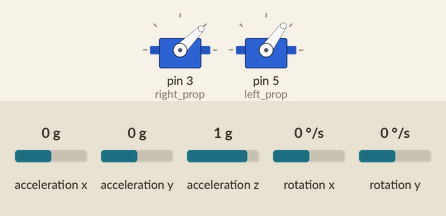
Bench run of a sketch on a simulated Arduino Uno, built with avr-gcc and run on an emulated ATmega328P. Shown: 2 × servo. Wiring (inferred from the names in the program): MPU-6050 motion sensor at I2C address 0x68. Inputs (shaded band) come from the test bench; at power-on: acceleration x 0 g, acceleration y 0 g, acceleration z 1 g, rotation x 0 °/s, rotation y 0 °/s. What the sketch prints to the serial monitor is not drawn.

Above: at 2.1 s.
Timing chart, 0 to 3.6 s (numbered marks = the images above):
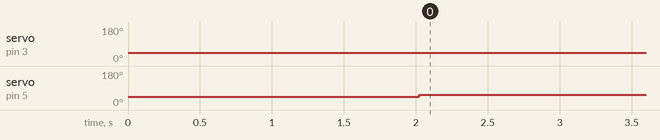

Measured:
- by itself, servo on pin 3 (right_prop): 44° → 45° at 2.0 s
- by itself, servo on pin 5 (left_prop): 44° → 54° at 2.0 s

The sketch:

sketch_aug28a.ino
```cpp
#include <Wire.h>
#include <Servo.h>


Servo right_prop;
Servo left_prop;

/*MPU-6050 gives you 16 bits data so you have to create some 16int constants
 * to store the data for accelerations and gyro*/

int16_t Acc_rawX=0, Acc_rawY=0, Acc_rawZ=0,Gyr_rawX=0, Gyr_rawY=0, Gyr_rawZ=0;


float Acceleration_angle[2];
float Gyro_angle[2];
float Total_angle[2];


//
float elapsedTime, time, timePrev;
// int i;
float rad_to_deg = 180/3.141592654;

float PID, pwmLeft, pwmRight, error=0, previous_error;
float pid_p=0;
float pid_i=0;
float pid_d=0;
/////////////////PID CONSTANTS/////////////////
double kp=1;//3.55
double ki=0.5;//0.003
double kd=1.5;//2.05
///////////////////////////////////////////////

double throttle=1100; //initial value of throttle to the motors
float desired_angle = 0; //This is the angle in which we whant the
                         //balance to stay steady


void setup() {
  Wire.begin(); //begin the wire comunication
  Wire.beginTransmission(0x68);
  Wire.write(0x6B);
  Wire.write(0);
  Wire.endTransmission(true);
  Serial.begin(9600);
  right_prop.attach(3); //attatch the right motor to pin 3
  left_prop.attach(5);  //attatch the left motor to pin 5

  time = millis(); //Start counting time in milliseconds


  /*In order to start up the ESCs we have to send a min value
   * of PWM to them before connecting the battery. Otherwise
   * the ESCs won't start up or enter in the configure mode.
   * The min value is 1000us and max is 2000us,  REMEMBER!*/
  left_prop.writeMicroseconds(1000);
  right_prop.writeMicroseconds(1000);
  delay(2000); /*Give some delay, 7s, to have time to connect
                the propellers and let everything start up*/
}//end of setup void


void loop() {
 Serial.println("done") ;
  float sumAccX = 0, sumAccY = 0, sumAccZ = 0;
  float sumGyrX = 0, sumGyrY = 0;


/////////////////////////////I M U/////////////////////////////////////
    timePrev = time;  // the previous time is stored before the actual time read
    time = millis();  // actual time read
    elapsedTime = (time - timePrev) / 1000;

  /*The tiemStep is the time that elapsed since the previous loop.
   * This is the value that we will use in the formulas as "elapsedTime"
   * in seconds. We work in ms so we haveto divide the value by 1000
   to obtain seconds*/

  /*Reed the values that the accelerometre gives.
   * We know that the slave adress for this IMU is 0x68 in
   * hexadecimal. For that in the RequestFrom and the
   * begin functions we have to put this value.*/

     for(int i=0;i<2;i++){

     Wire.beginTransmission(0x68);
     Wire.write(0x3B); //Ask for the 0x3B register- correspond to AcX
     Wire.endTransmission(false);
     Wire.requestFrom(0x68,6,true);

   /*We have asked for the 0x3B register. The IMU will send a brust of register.
    * The amount of register to read is specify in the requestFrom function.
    * In this case we request 6 registers. Each value of acceleration is made out of
    * two 8bits registers, low values and high values. For that we request the 6 of them
    * and just make then sum of each pair. For that we shift to the left the high values
    * register (<<) and make an or (|) operation to add the low values.*/

     Acc_rawX=Wire.read()<<8|Wire.read(); //each value needs two registres
     Acc_rawY=Wire.read()<<8|Wire.read();
     Acc_rawZ=Wire.read()<<8|Wire.read();
    //  wire.read();


     Wire.beginTransmission(0x68);
   Wire.write(0x43); //Gyro data first adress
   Wire.endTransmission(false);
   Wire.requestFrom(0x68,4,true); //Just 4 registers

   Gyr_rawX=Wire.read()<<8|Wire.read(); //Once again we shif and sum
   Gyr_rawY=Wire.read()<<8|Wire.read();
  //  wire.read();

     sumAccX += Acc_rawX;
    sumAccY += Acc_rawY;
    sumAccZ += Acc_rawZ;
    sumGyrX += Gyr_rawX;
    sumGyrY += Gyr_rawY;

    delay(10) ;
}

// float avgAccX = sumAccX / 10.0;
//   float avgAccY = sumAccY / 10.0;
//   float avgAccZ = sumAccZ / 10.0;
//   float avgGyrX = sumGyrX / 10.0;
//   float avgGyrY = sumGyrY / 10.0;

 Acc_rawY = sumAccY / 2.0;
 Acc_rawX = sumAccX / 2.0;
Acc_rawZ = sumAccZ /  2.0;
Gyr_rawY = sumGyrY /  2.0;
Gyr_rawX = sumGyrX /  2.0;


    /*///This is the part where you need to calculate the angles using Euler equations///*/

    /* - Now, to obtain the values of acceleration in "g" units we first have to divide the raw
     * values that we have just read by 16384.0 because that is the value that the MPU6050
     * datasheet gives us.*/
    /* - Next we have to calculate the radian to degree value by dividing 180º by the PI number
    * which is 3.141592654 and store this value in the rad_to_deg variable. In order to not have
    * to calculate this value in each loop we have done that just once before the setup void.
    */

    /* Now we can apply the Euler formula. The atan will calculate the arctangent. The
     *  pow(a,b) will elevate the a value to the b power. And finnaly sqrt function
     *  will calculate the rooth square.*/
     /*---X---*/
    //  Acceleration_angle[0] = atan((avgAccY/16384.0)/sqrt(pow((avgAccX/16384.0),2) + pow((avgAccZ/16384.0),2)))*rad_to_deg;
    Acceleration_angle[0] = atan((Acc_rawY/16384.0)/sqrt(pow((Acc_rawX/16384.0),2) + pow((Acc_rawZ/16384.0),2)))*rad_to_deg;

     /*---Y---*/
    //  Acceleration_angle[1] = atan(-1*(avgAccX/16384.0)/sqrt(pow((avgAccY/16384.0),2) + pow((avgAccZ/16384.0),2)))*rad_to_deg;
  Acceleration_angle[1] = atan(-1*(Acc_rawX/16384.0)/sqrt(pow((Acc_rawY/16384.0),2) + pow((Acc_rawZ/16384.0),2)))*rad_to_deg;

   /*Now we read the Gyro data in the same way as the Acc data. The adress for the
    * gyro data starts at 0x43. We can see this adresses if we look at the register map
    * of the MPU6050. In this case we request just 4 values. W don¡t want the gyro for
    * the Z axis (YAW).*/

  //  Wire.beginTransmission(0x68);
  //  Wire.write(0x43); //Gyro data first adress
  //  Wire.endTransmission(false);
  //  Wire.requestFrom(0x68,4,true); //Just 4 registers

  //  Gyr_rawX+=Wire.read()<<8|Wire.read(); //Once again we shif and sum
  //  Gyr_rawY+=Wire.read()<<8|Wire.read();
  //  Serial.print("done") ;

   /*Now in order to obtain the gyro data in degrees/seconda we have to divide first
   the raw value by 131 because that's the value that the datasheet gives us*/

   /*---X---*/
   Gyro_angle[0] = Gyr_rawX/131.0;
   /*---Y---*/
   Gyro_angle[1] = Gyr_rawY/131.0;

   /*Now in order to obtain degrees we have to multiply the degree/seconds
   *value by the elapsedTime.*/
   /*Finnaly we can apply the final filter where we add the acceleration
   *part that afects the angles and ofcourse multiply by 0.98 */

   /*---X axis angle---*/
   Total_angle[0] = 0.98 *(Total_angle[0] + Gyro_angle[0]*elapsedTime) + 0.02*Acceleration_angle[0];
   /*---Y axis angle---*/
   Total_angle[1] = 0.02 *( Gyro_angle[1]) + 0.98*Acceleration_angle[1];


   //Now we have our angles in degree and values from -10º0 to 100º aprox/

    // Serial.println(Total_angle[1]/);


/*///////////////////////////P I D///////////////////////////////////*/
/*Remember that for the balance we will use just one axis. I've choose the x angle
to implement the PID with. That means that the x axis of the IMU has to be paralel to
the balance*/

/*First calculate the error between the desired angle and
the real measured angle/

error = Total_angle[1] - desired_angle;
// Serial.print("after averaging 10    ") ;
// Serial.println(error) ;
// Serial.println(Gyro_angle[1]) ;
Serial.println(Acceleration_angle[1]) ;
Serial.println(pid_d) ;
/*Next the proportional value of the PID is just a proportional constant
multiplied by the error/

pid_p = kp*error;

/*The integral part should only act if we are close to the
desired position but we want to fine tune the error. That's
why I've made a if operation for an error between -3 and 3 degree.
To integrate we just sum the previous integral value with the
error multiplied by  the integral constant. This will integrate (increase)
the value each loop till we reach the 0 point*/
if(-6 <error <6)
{
  pid_i = pid_i+(ki*error);
}

/*The last part is the derivate. The derivate acts upon the speed of the error.
As we know the speed is the amount of error that produced in a certain amount of
time divided by that time. For taht we will use a variable called previous_error.
We substract that value from the actual error and divide all by the elapsed time.
Finnaly we multiply the result by the derivate constant*/

pid_d = kd*((error - previous_error)/elapsedTime);

//The final PID values is the sum of each of this 3 parts/
PID = pid_p + pid_i + pid_d;

/*We know taht the min value of PWM signal is 1000us and the max is 2000. So that
tells us that the PID value can/s oscilate more than -1000 and 1000 because when we
have a value of 2000us the maximum value taht we could sybstract is 1000 and when
we have a value of 1000us for the PWM sihnal, the maximum value that we could add is 1000
to reach the maximum 2000us*/
if(PID < -1000)
{
  PID=-1000;
}
if(PID > 1000)
{
  PID=1000;
}

//Finnaly we calculate the PWM width. We sum the desired throttle and the PID value/
pwmLeft = throttle + PID;
pwmRight = throttle - PID;


/*Once again we map the PWM values to be sure that we won't pass the min
and max values. Yes, we've already maped the PID values. But for example, for
throttle value of 1300, if we sum the max PID value we would have 2300us and
that will mess up the ESC.*/
//Right
if(pwmRight < 1060)
{
  pwmRight= 1060;
}
if(pwmRight > 2000)
{
  pwmRight=2000;
}
//Left
if(pwmLeft < 1060)
{
  pwmLeft= 1060;
}
if(pwmLeft > 2000)
{
  pwmLeft=2000;
}

/*Finnaly using the servo function we create the PWM pulses with the calculated
width for each pulse*/
left_prop.writeMicroseconds(pwmLeft);
right_prop.writeMicroseconds((pwmRight)*0.92);
previous_error = error; //Remember to store the previous error.

}//end of loop void
```
